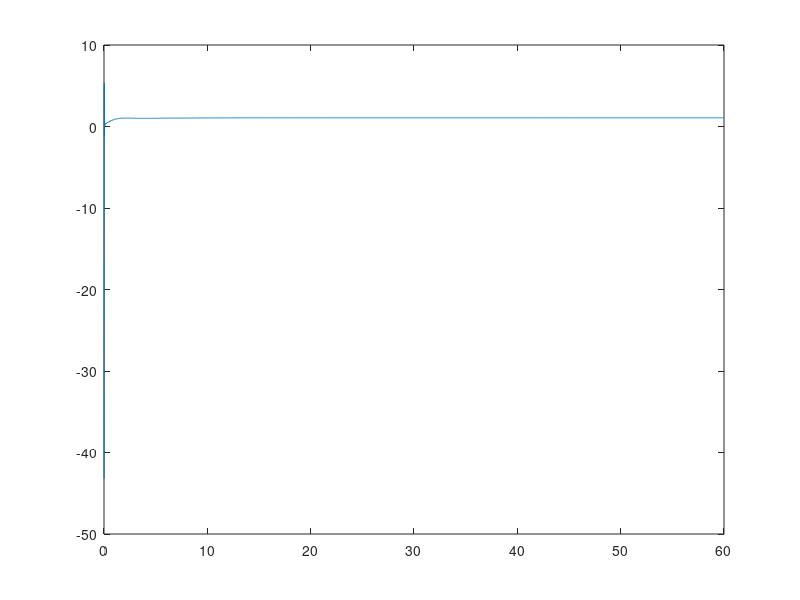

The MATLAB source for this figure: (Note: this script raises an error after producing the figure.)
function sinal
clear all
close all
clc


desloc=load('forceCoeffs_0.dat','-ascii'); 

[npontos, tam2] = size(desloc);

   
k =1;

  ttrans=2;       
fprintf ('Intervalo de tempo da resposta =');
dint = input ('Intervalo de tempo da resposta =');
dint=.01;
icont    = 0;
deltat   = 0;
ds       = 0;

coef =4;                                      
desloc(:,coef)=desloc(:,coef)*k;
for i=1:npontos;
    deltata = deltat;
    dxa = desloc(i,coef);
    deltat=desloc(i,1);
    while (icont*dint + dint) < deltat
        if deltat == (icont + 1)*dint
            icont = icont + 1;
            saida=[icont*dint desloc(i,coef)];
            bfil(icont,1)=saida(1,1);
            bfil(icont,2)=saida(1,2);
        else
            if deltat > (icont + 1)*dint
                icont = icont + 1;
                dix = (dint*icont - deltata)*...
                    (desloc(i,coef) - dxa)/(deltat - deltata)+ dxa;
                saida= [icont*dint dix];
                bfil(icont,1)=saida(1,1);
                bfil(icont,2)=saida(1,2);

            end
        end
    end

end
t=bfil(:,1);
b=bfil(:,2);
plot(t,b); 
  ans=size(bfil);
  np=ans(1);
  icont=0;
                             
  for i=1:np;
      if bfil(i,1) <= ttrans;
          icont=icont+1;
      end
  end
  bfil2(:,1)=bfil(icont:np,1)-ttrans;
  media=mean(bfil(icont:np,2));
  bfil2(:,2)=bfil(icont:np,2)-media;
  media=media*k
    n=length(bfil2(:,2));
  rms=norm(bfil2(:,2))*k/sqrt(n)

 % save p1.dat bfil2 -ascii

Figure(1);
Fs=1/dint;

t=bfil2(:,1);

xx=bfil2(:,2);


Figure(2);

